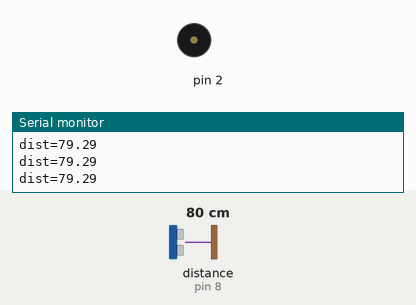
Simulated run of this sketch. Board: Arduino Uno, built with avr-gcc and run on an emulated ATmega328P. Parts: buzzer (waves = sounding), the last lines printed to the serial monitor. The test bench sets the inputs (shaded band); at power-on: distance to the obstacle (sensor on pin 8) 80 cm. The echo pulse lasts 58.3 µs per cm.

Above: at 1.2 s.
1.3 s: distance to the obstacle (sensor on pin 8) set to 23 cm
2.8 s: distance to the obstacle (sensor on pin 8) set to 18 cm
At 3.4 s:
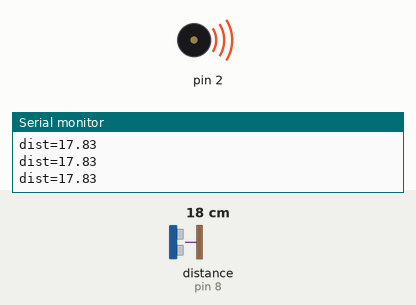
Timing chart, 0 to 5.8 s (numbered marks = the images above; inputs shaded):
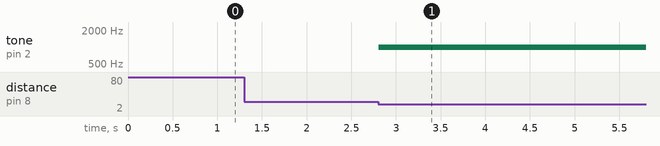

Measured:
- the behaviour switches between 21 and 20 cm on distance to the obstacle (sensor on pin 8) (found by bisection; images 0 and 1)
- after the input at 2.8 s, tone on pin 2: silent → 1000 Hz at once

The sketch:

STEP1_V6.ino
```cpp
void setup() {
  pinMode(7, OUTPUT);
  pinMode(8, INPUT);
  pinMode(2, OUTPUT);
  Serial.begin(9600);
}

void loop() {
  digitalWrite(7, LOW);
  delayMicroseconds(2);
  digitalWrite(7, HIGH);
  delayMicroseconds(10);
  digitalWrite(7, LOW);

  long duration = pulseIn(8, HIGH);
  float dist = duration * 0.034 / 2;

  if (duration > 0 && dist < 20) {
    tone(2, 1000);
  } else {
    noTone(2);
  }

  Serial.print("dist=");
  Serial.println(dist);
  delay(100);
}
```
